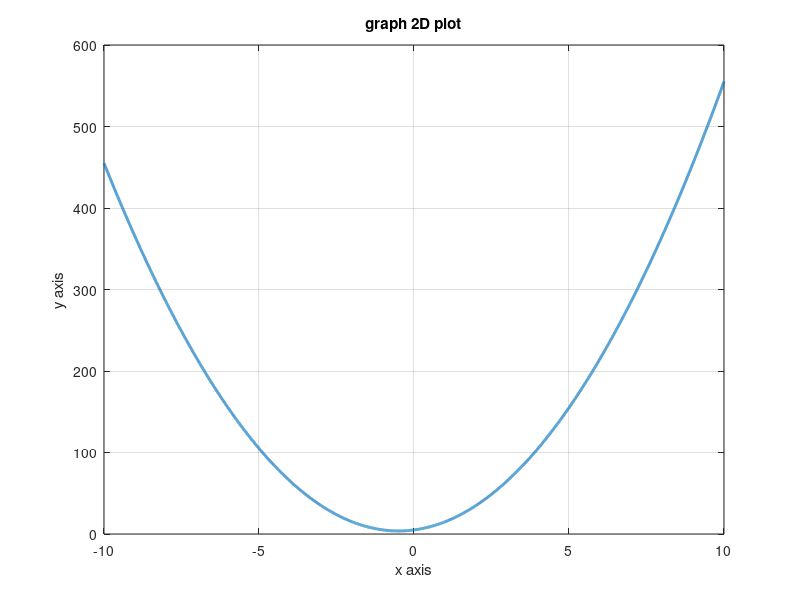

MATLAB code to generate this figure:
%solving a quadratic equation and displaying its roots and graphs and 
%mentioning its zeros in Matlab/GNU octave in a 2D plot graph

clc;
clear all;
close all;

x= [-10:0.001:10];

a = input('enter X^2 coefficient: ');
b = input('enter X coefficient: ');
c = input('enter constant: ');
%quadratic polynomial
y=(a*(x.^2))+(b*x)+c;
%disciminanat
d = (b^2)-(4*a*c);
%roots
x1=(-b+sqrt(d))/(2*a);
x2=(-b-sqrt(d))/(2*a);

if(d>0)
{
  printf('\n real and distinct roots\n');
  printf('\n roots are alpha= %f and beta= %f \n ',x1,x2);
  
}
elseif(d==0)
{
  printf('\n real and similar roots\n');
  printf('\n roots are alpha= %f and beta= %f \n ',x1,x2);
 
}
elseif(d<0)
{
  printf('\n complex roots\n');
  printf('\n roots are alpha= %f and beta= %f \n ',x1,x2);
}
endif
 subplot(1,1,1);
  plot(x,y,'linewidth',2);
  xlabel('x axis');
  ylabel('y axis');
  title('graph 2D plot');
  grid on;




